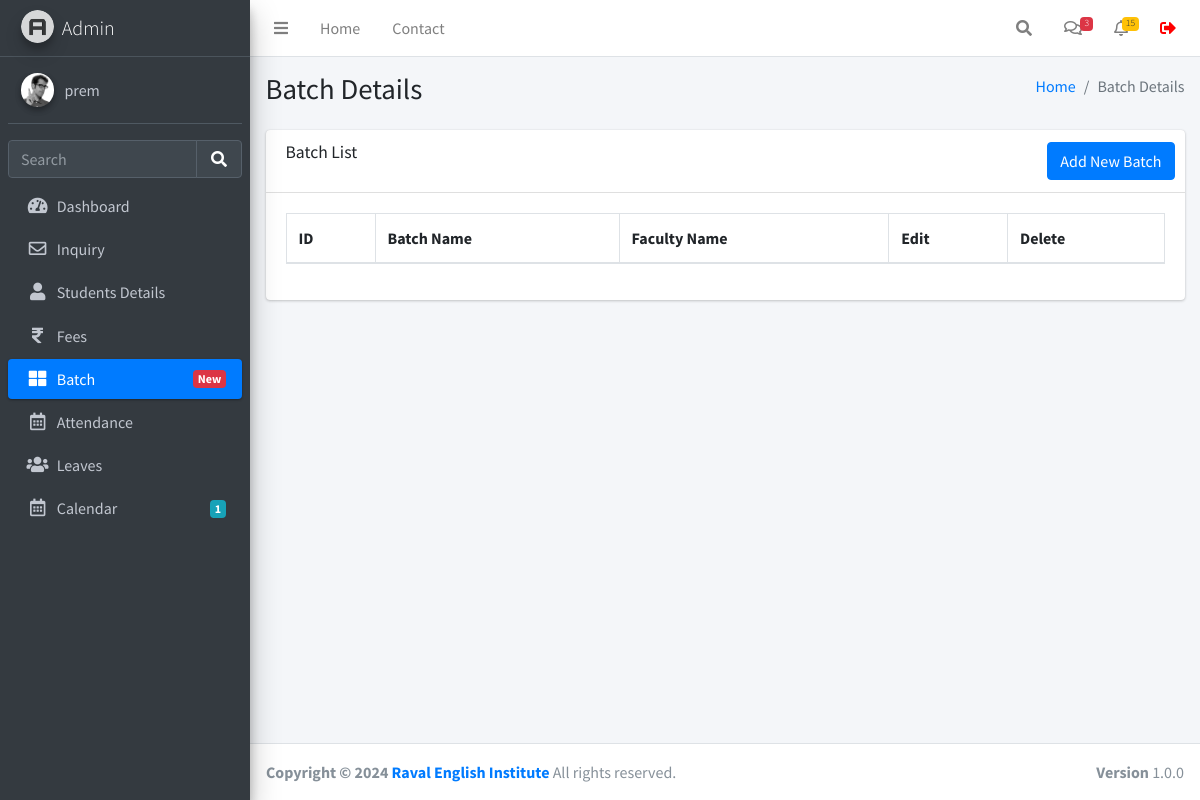
The app's page /batch.php (signed in), older data.
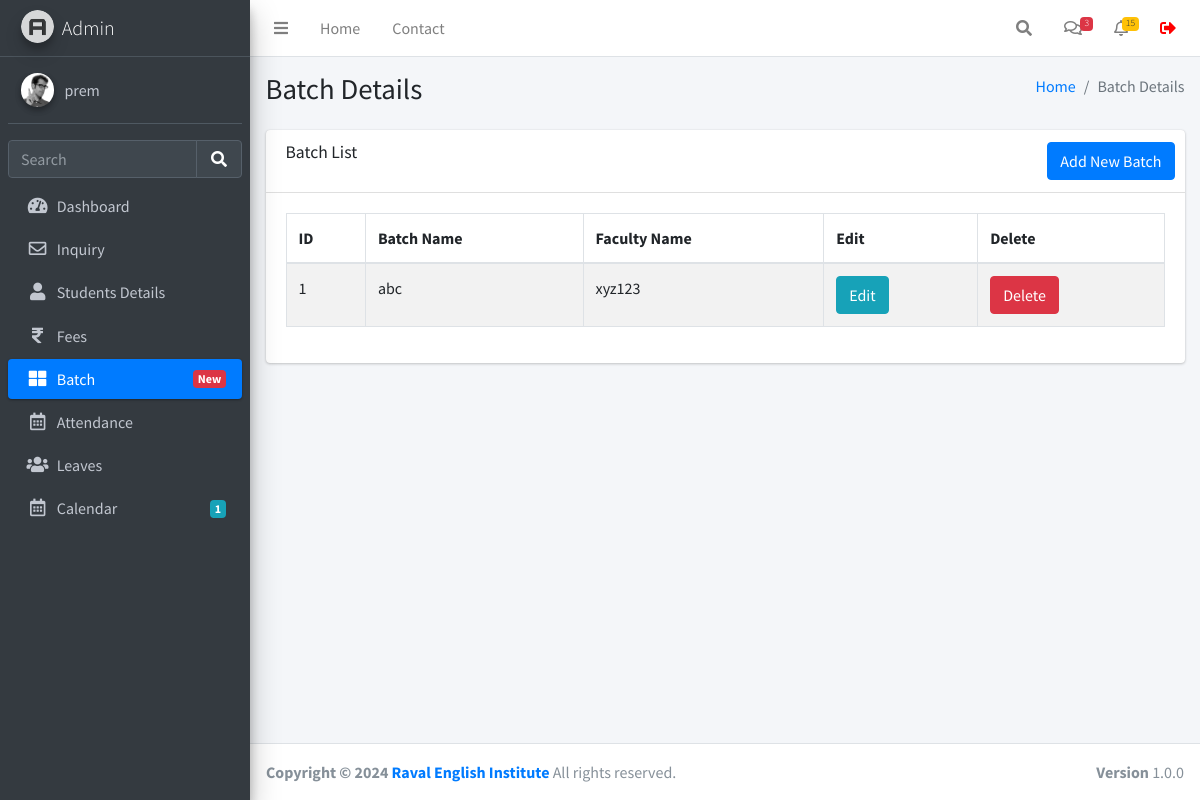
The same page, newer data.
### tables this page shows
CREATE TABLE `batch_table` (
  `id` int(11) NOT NULL,
  `name` varchar(255) NOT NULL,
  `timestamp` timestamp NOT NULL DEFAULT current_timestamp() ON UPDATE current_timestamp(),
  `FacultyName` varchar(255) NOT NULL
);

### batch.php (the view, shortened to what the changed rows need)
<!DOCTYPE html>
<html lang="en">
<head>
</head>
<?php include ('./header.php'); ?>
<div class="content-wrapper">
  <div class="content-header">
    <div class="container-fluid">
      <div class="row mb-2">
        <div class="col-sm-6">
          <h1 class="m-0">Batch Details</h1>
        </div>
      </div>
    </div>
  </div>
  <section class="content">
    <div class="container-fluid">
      <div class="row">
        <div class="col-12">
          <div class="card">
            <div class="card-body">
              <div class="table-responsive">
                <table id="example1" class="table table-bordered table-striped">
                  <thead>
                    <tr>
                      <th>ID</th>
                      <th>Batch Name</th>
                      <th>Faculty Name</th>
                      <th>Edit</th>
                      <th>Delete</th>
                    </tr>
                  </thead>
                  <tbody>
                    <?php
                    $query = $db->query("SELECT * FROM batch_table");
                    $index = 1;
                    while ($row = $query->fetch(PDO::FETCH_ASSOC)) {
                      echo "<tr>";
                      echo "<td>" . $index++ . "</td>";
                      echo "<td>" . $row['name'] . "</td>";
                      echo "<td>" . $row['FacultyName'] . "</td>";
                      echo "<td><a href='editbatch.php?id=" . $row['id'] . "' class='btn btn-info'>Edit</a></td>";
                      echo "<td><a href='deletebatch.php?id=" . $row['id'] . "' class='btn btn-danger' onclick='return confirm(\"Are you sure you want to delete this batch?\");'>Delete</a></td>";
                      echo "</tr>";
                    }
                    ?>
                  </tbody>
                </table>
              </div>
            </div>
          </div>
        </div>
      </div>
    </div>
  </section>
</div>
<?php include ('./footer.php'); ?>

### header.php (shortened to what the changed rows need)
<!DOCTYPE html>
<html lang="en">
<head>
  <link rel="stylesheet" href="./plugins/fontawesome-free/css/all.min.css">
  <link rel="stylesheet" href="https://code.ionicframework.com/ionicons/2.0.1/css/ionicons.min.css">
  <link rel="stylesheet" href="./plugins/icheck-bootstrap/icheck-bootstrap.min.css">
  <link rel="stylesheet" href="./asset/css/adminlte.min.css">
</head>
<body class="hold-transition sidebar-mini layout-fixed">
<div class="wrapper">
  <aside class="main-sidebar sidebar-dark-primary elevation-4">
    <a href="./dashboard.php" class="brand-link">
      <img src="./asset/img/AdminLTELogo.png" alt="AdminLTE Logo" class="brand-image img-circle elevation-3" style="opacity: .8">
      <span class="brand-text font-weight-light">Admin</span>
    </a>
  </aside>

Row changes from the older to the newer data that the page shows:
added batch_table: name "abc", FacultyName "xyz123"
